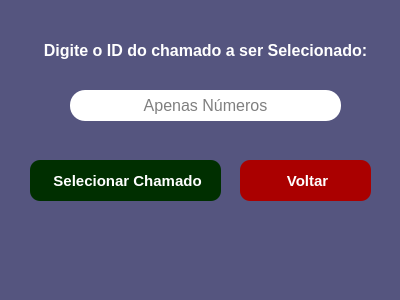
<?xml version="1.0" encoding="UTF-8"?>
<ui version="4.0">
 <class>MainWindow</class>
 <widget class="QMainWindow" name="MainWindow">
  <property name="geometry">
   <rect>
    <x>0</x>
    <y>0</y>
    <width>400</width>
    <height>300</height>
   </rect>
  </property>
  <property name="font">
   <font>
    <pointsize>7</pointsize>
   </font>
  </property>
  <property name="windowTitle">
   <string>Selecionar Chamados</string>
  </property>
  <property name="styleSheet">
   <string notr="true">color: rgb(255, 255, 255);
background-color: rgb(85, 85, 127);</string>
  </property>
  <property name="inputMethodHints">
   <set>Qt::ImhPreferNumbers</set>
  </property>
  <widget class="QWidget" name="centralwidget">
   <widget class="QLabel" name="label">
    <property name="geometry">
     <rect>
      <x>30</x>
      <y>30</y>
      <width>351</width>
      <height>41</height>
     </rect>
    </property>
    <property name="font">
     <font>
      <pointsize>12</pointsize>
      <weight>75</weight>
      <bold>true</bold>
     </font>
    </property>
    <property name="text">
     <string>Digite o ID do chamado a ser Selecionado:</string>
    </property>
    <property name="alignment">
     <set>Qt::AlignCenter</set>
    </property>
   </widget>
   <widget class="QLineEdit" name="lineEdit">
    <property name="geometry">
     <rect>
      <x>70</x>
      <y>90</y>
      <width>271</width>
      <height>31</height>
     </rect>
    </property>
    <property name="font">
     <font>
      <pointsize>12</pointsize>
     </font>
    </property>
    <property name="styleSheet">
     <string notr="true">padding: 5px; color: #000; background-color: #fff;
border-width: 2px; border-radius: 15px; border-color: #000;</string>
    </property>
    <property name="inputMethodHints">
     <set>Qt::ImhNone</set>
    </property>
    <property name="text">
     <string/>
    </property>
    <property name="alignment">
     <set>Qt::AlignCenter</set>
    </property>
    <property name="placeholderText">
     <string>Apenas Números</string>
    </property>
   </widget>
   <widget class="QPushButton" name="pushButton">
    <property name="geometry">
     <rect>
      <x>30</x>
      <y>160</y>
      <width>191</width>
      <height>41</height>
     </rect>
    </property>
    <property name="font">
     <font>
      <pointsize>11</pointsize>
      <weight>75</weight>
      <bold>true</bold>
     </font>
    </property>
    <property name="styleSheet">
     <string notr="true">border-radius: 10px;
color: rgb(255, 255, 255);
background-color: rgb(0, 47, 0);
</string>
    </property>
    <property name="text">
     <string> Selecionar Chamado</string>
    </property>
    <property name="icon">
     <iconset>
      <normaloff>../src/selecione.png</normaloff>../src/selecione.png</iconset>
    </property>
   </widget>
   <widget class="QLabel" name="label_2">
    <property name="geometry">
     <rect>
      <x>90</x>
      <y>240</y>
      <width>221</width>
      <height>31</height>
     </rect>
    </property>
    <property name="font">
     <font>
      <pointsize>10</pointsize>
      <weight>75</weight>
      <bold>true</bold>
     </font>
    </property>
    <property name="styleSheet">
     <string notr="true">color: rgb(0, 195, 0);</string>
    </property>
    <property name="text">
     <string/>
    </property>
    <property name="alignment">
     <set>Qt::AlignCenter</set>
    </property>
   </widget>
   <widget class="QPushButton" name="pushButton_2">
    <property name="geometry">
     <rect>
      <x>240</x>
      <y>160</y>
      <width>131</width>
      <height>41</height>
     </rect>
    </property>
    <property name="font">
     <font>
      <pointsize>11</pointsize>
      <weight>75</weight>
      <bold>true</bold>
     </font>
    </property>
    <property name="styleSheet">
     <string notr="true">border-radius: 10px;
color: rgb(255, 255, 255);
background-color: rgb(170, 0, 0);</string>
    </property>
    <property name="text">
     <string> Voltar</string>
    </property>
    <property name="icon">
     <iconset>
      <normaloff>../src/sair.png</normaloff>../src/sair.png</iconset>
    </property>
   </widget>
  </widget>
  <widget class="QStatusBar" name="statusbar"/>
 </widget>
 <resources/>
 <connections/>
</ui>
